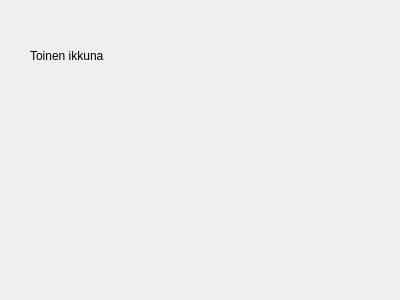
<?xml version="1.0" encoding="UTF-8"?>
<ui version="4.0">
 <class>Form2</class>
 <widget class="QWidget" name="Form2">
  <property name="geometry">
   <rect>
    <x>0</x>
    <y>0</y>
    <width>400</width>
    <height>300</height>
   </rect>
  </property>
  <property name="windowTitle">
   <string>Form</string>
  </property>
  <widget class="QLabel" name="label">
   <property name="geometry">
    <rect>
     <x>30</x>
     <y>30</y>
     <width>161</width>
     <height>51</height>
    </rect>
   </property>
   <property name="text">
    <string>Toinen ikkuna</string>
   </property>
  </widget>
 </widget>
 <resources/>
 <connections/>
</ui>
